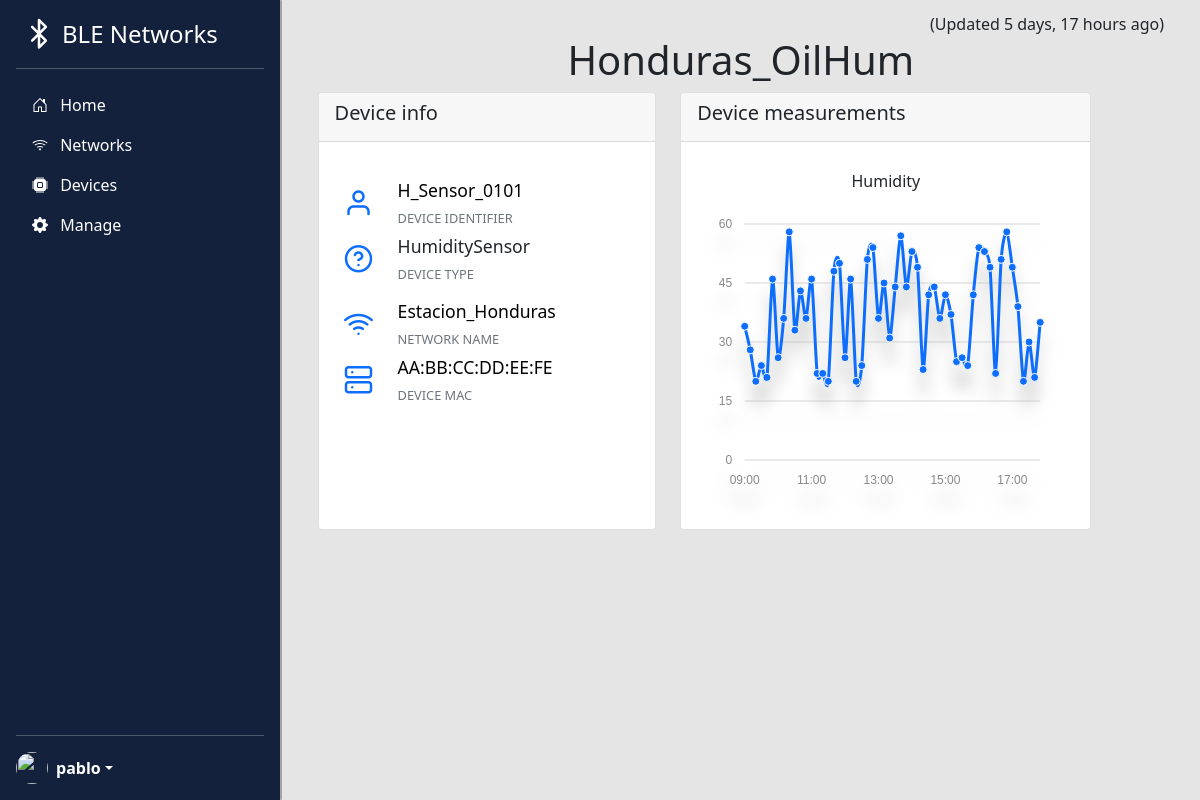
The page /bledevices/device/2 (signed in) on the database its author committed.
### bledevices/models.py (models this page shows, shortened)
class BleDevice(models.Model):
    identifier = models.CharField(max_length=200,validators=[MinLengthValidator(5, "Identifier must be greater than 4 characters")])
    friendly_name = models.CharField(max_length=200,validators=[MinLengthValidator(2, "Friendly name must be greater than 1 character")])
    mac = models.CharField(max_length=17,validators=[RegexValidator(regex=MAC_REGEX,message="Expected format is AA:BB:CC:DD:EE:FF")])
    device_type = models.ForeignKey('BleDeviceType', on_delete=models.CASCADE, null=False)
    network = models.ForeignKey('BleNetwork', on_delete=models.CASCADE, null=False)
    active = models.BooleanField(null=False)
    created_at = models.DateTimeField(auto_now_add=True)
    updated_at = models.DateTimeField(auto_now=True)
    def get_data(self):
        response=[]
        for data in self.data_set.all():
            datadict = {}
            if data.data_type.name == "TemperatureSensor":
                y_value = "Temperature"
            elif data.data_type.name == "HumiditySensor":
                y_value = "Humidity"
            datadict[self.friendly_name] = data.value
            datadict["time"] = data.created_at.strftime("%Y-%m-%d %H:%M:%S")
            response.append(datadict)
        return response
    def get_data_type(self):
        if self.device_type.name == "TemperatureSensor":
            return "Temperature"
        else:
            return "Humidity"

class BleDeviceType(models.Model):
    name = models.CharField(max_length=50,validators=[MinLengthValidator(2, "Name must be greater than 1 character")])
    def __str__(self):
        return self.name

class BleNetwork(models.Model):
    name = models.CharField(max_length=200)
    location = models.CharField(max_length=200)
    active = models.BooleanField(null=False)
    created_at = models.DateTimeField(auto_now_add=True)
    updated_at = models.DateTimeField(auto_now=True)

### bledevices/views.py (the view)
# urls.py: path('device/<int:pk>',views.BleDeviceDetailView.as_view(), name='bledevice_detail'),
class BleDeviceDetailView(DetailView):
    model = BleDevice

### home/context_processors.py (called while the page is built)
def settings(request):
    return {
        'settings': django_settings,
    }

### bledevices/templates/bledevices/bledevice_detail.html (shortened to what this page needs)
{% extends "base_nav.html" %}
{% load humanize %}
{% load static %}
{% block head %}
{{ block.super }}
<link rel="stylesheet" type="text/css" href="{% static 'bledevices/css/morris.css' %}">
{% endblock head %}
{% block main_page %}
<div class="container" style="flex-direction: column;">
<span style="float: right;">
<div class="mt-2">(Updated {{ bledevice.updated_at|naturaltime }})</div>
</span>
<br>
<h1 class="text-center mt-2">{{ bledevice.friendly_name }}</h1>
<div class="row">
    <div class="col-xl-5 col-md-12">
        <div class="card h-100" style="margin-bottom: 30px;">
            <div class="card-header">
                <h5> Device info </h5>
            </div>
            <div class="card-block">
                <div class="row">
                    <div class="col">
                        <div class="row-12">
                                    <div class="col my-2">
                                        <a href="/bledevices/network/1" style="text-decoration:none;color:black;">
                                            <div class="row d-flex align-items-center">
                                                <div class="col-auto">
                                                    <i class="feather icon-user" style="font-size:30px;color:var(--bs-blue)"></i>
                                                </div>
                                                <div class="col">
                                                    <h3 class="info-text">{{bledevice.identifier}}</h3>
                                                    <span class="d-block text-uppercase info-title text-muted">DEVICE IDENTIFIER</span>
                                                </div>
                                            </div>
                                        </a>
                                    </div>
                                    <div class="col my-2">
                                        <div class="row d-flex align-items-center">
                                            <div class="col-auto">
                                                <i class="feather icon-help-circle" style="font-size:30px;color:var(--bs-blue)"></i>
                                            </div>
                                            <div class="col">
                                                <h3 class="info-text">{{bledevice.device_type}}</h3>
                                                <span class="d-block text-uppercase info-title text-muted">DEVICE TYPE</span>
                                            </div>
                                        </div>
                                    </div>
                        </div>
                    </div>
                    <div class="col">
                        <div class="row-12">
                                    <div class="col my-2">
                                        <a href="/bledevices/network/1" style="text-decoration:none;color:black;">
                                            <div class="row d-flex align-items-center">
                                                <div class="col-auto">
                                                    <i class="feather icon-wifi" style="font-size:30px;color:var(--bs-blue)"></i>
                                                </div>
                                                <div class="col">
                                                    <h3 class="info-text">{{bledevice.network.name}}</h3>
                                                    <span class="d-block text-uppercase info-title text-muted">NETWORK NAME</span>
                                                </div>
                                            </div>
                                        </a>
                                    </div>
                                    <div class="col my-2">
                                        <a href="/bledevices/network/1" style="text-decoration:none;color:black;">
                                            <div class="row d-flex align-items-center">
                                                <div class="col-auto">
                                                    <i class="feather icon-server" style="font-size:30px;color:var(--bs-blue)"></i>
                                                </div>
                                                <div class="col">
                                                    <h3 class="info-text">{{bledevice.mac}}</h3>
                                                    <span class="d-block text-uppercase info-title text-muted">DEVICE MAC</span>
                                                </div>
                                            </div>
                                        </a>
                                    </div>
                        </div>
                    </div>
                </div>
            </div>
        </div>
    </div>
    <div class="col-xl-6 mt-2 mt-xl-0">
        <div class="card h-100">
            <div class="card-header">
                <h5> Device measurements </h5>
            </div>
            <div class="card-block">
                <div class="text-center">
                    <h6> {{bledevice.get_data_type}} </h6>
                </div>
                <div id="morris-line-smooth-chart" class="ChartShadow" style="height:300px"></div>
            </div>
        </div>
    </div>
</div>
</div>
{% endblock %}

### home/templates/base_nav.html (shortened to what this page needs)
{% extends "base.html" %}
{% load static %}
{% block head %}
<link rel="stylesheet" type="text/css" href="{% static 'bledevices/sidebars.css' %}">
<link rel="stylesheet" type="text/css" href="{% static 'bledevices/css/style.css' %}">
<link rel="stylesheet" type="text/css" href="{% static 'home/fonts/feather/css/feather.css' %}">
{% endblock %}
{% block navbar %}
<div class="d-none d-sm-flex flex-column flex-shrink-0 p-3 text-white dark" style="width: 280px;">
    <a href="{% url 'bledevices:home' %}" class="d-flex align-items-center mb-3 mb-md-0 me-md-auto text-white text-decoration-none">
      <i class="feather icon-bluetooth me-2 ms-2" style="font-size:30px;"></i>
      <span class="fs-4"> BLE Networks</span>
    </a>
    <hr>
    <ul class="nav nav-pills flex-column mb-auto">
      <li class="nav-item">
        <a href="{% url 'bledevices:home' %}" {% if request.path ==  home_url %} class="nav-link active"{% else %}class="nav-link text-white"{% endif %} aria-current="page">
          <svg class="bi me-2" width="16" height="16"><use xlink:href="#home"/></svg>
          Home
        </a>
      </li>
      <li>
        <a href="{% url 'bledevices:network_all' %}"  class="nav-link text-white">
          <svg class="bi me-2" width="16" height="16"><use xlink:href="#wifi"/></svg>
          Networks
        </a>
      </li>
      <li>
        <a href="{% url 'bledevices:all' %}" class="nav-link text-white">
          <svg class="bi me-2" width="16" height="16"><use xlink:href="#cpu"/></svg>
          Devices
        </a>
      </li>
      <li>
        <a href="#manage-collapse" class="nav-link collapsed text-white" data-bs-toggle="collapse" data-bs-target="#manage-collapse">
          <svg class="bi me-2" width="16" height="16"><use xlink:href="#gear-fill"/></svg>
          Manage
        </a>
      </li>
    </ul>
    <hr>
    {% if user.is_authenticated %}
    <div class="dropdown">
      <a href="#" class="d-flex align-items-center text-white text-decoration-none dropdown-toggle" id="dropdownUser1" data-bs-toggle="dropdown" aria-expanded="false">
        <img src="https://static.wikia.nocookie.net/zelda/images/2/26/Link_Artwork_LAR.png/revision/latest/scale-to-width-down/893?cb=20191015020845&path-prefix=es" alt="" width="32" height="32" class="rounded-circle me-2">
        <strong>{{user.username}}</strong>
      </a>
    </div>
    {% else %}
      <a class="nav-link text-white" href="{% url 'login' %}?next={% url 'bledevices:all' %}">
        <svg class="bi me-2" width="16" height="16"><use xlink:href="#people-circle"/></svg>
        Login
      </a>
    {% endif %}
</div>
{% endblock %}
{% block content %}
<div class="container d-flex flex-column mt-5 mt-sm-1" style="overflow-x: hidden;overflow-y: auto;">
  {% block main_page %}
  {% endblock %}
</div>
{% endblock content %}

### bledevices/static/bledevices/sidebars.css (style rules this page uses)
body { min-height: 100vh; min-height: -webkit-fill-available; }
html { height: -webkit-fill-available; }
.bi { vertical-align: -.125em; pointer-events: none; fill: currentColor; }
.dropdown-toggle { outline: 0; }

### bledevices/static/bledevices/css/style.css (style rules this page uses)
:root { --emphasis: #0353A4; --dark: #14213D; --light-grey: #626A69; --light:#E5E5E5; }
.dark { background-color: var(--dark); color: var(--light); }
body { background-color: var(--light); }

### bledevices/templates/bledevices/bledevice_detail.html (style rules this page uses)
.ChartShadow { -webkit-filter: drop-shadow(0px 20px 8px rgba(0, 0, 0, 0.2)); filter: drop-shadow(0px 20px 8px rgba(0, 0, 0, 0.2)); }
.info-text { font-weight: 300; font-size: 1.1rem; }
.info-title { font-weight: 500; font-size: 0.8rem; }
.card .card-block, .card .card-body { padding: 30px 25px; }

### rows shown on the page
BleDevice: updated_at "5 days, 17 hours ago", friendly_name "Honduras_OilHum", identifier "H_Sensor_0101", device_type "HumiditySensor", network.name "Estacion_Honduras", mac "AA:BB:CC:DD:EE:FE", get_data_type "Humidity"

### other values the page prints
{{ user.username }} "pablo"
